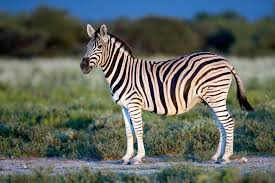
#> input picture tests/zebra.jpg, 275 x 183 px
$ jupyter execute --allow-errors 'train test.ipynb'
#> lines starting #> are read from the running program, lines starting #| are printed output that depends on the picture
[cell 1]
from sklearn.ensemble import RandomForestClassifier
import cv2 as cv
import matplotlib.pyplot as plt
import numpy as np
from image_process import appply_filter
import matplotlib.pyplot as mpl

[cell 2]
randomForestCls=RandomForestClassifier(n_estimators=100)

[cell 3]
X=[[3,3],[4,2],[5,1],[1,1],[2,1],[2,3]]
Y=[1,1,1,0,0,0]

[cell 4]
randomForestCls.fit(X, Y)

[cell 5]
randomForestCls.predict(X)

[cell 6]
X=[[1,5],[2,4],[7,7],[8,0]]
Y=[1,1,0,0]

[cell 7]
randomForestCls.fit(X, Y)

[cell 8]
randomForestCls.predict(X)

[cell 9]
randomForestCls.get_params()

[cell 10]
lmbda=60
theta=45
gamma=0.5
sigma=30
psi=np.pi/2
kernels=[cv.getGaborKernel((5, 5),sigma,theta,lmbda,gamma,psi,ktype=cv.CV_32F) for psi in (0,np.pi/2,np.pi)]

[cell 11]
fig,ax=plt.subplots(1,3,figsize=(15,15))
for i,j in enumerate(kernels):
    ax[i].imshow(j,cmap='gray')
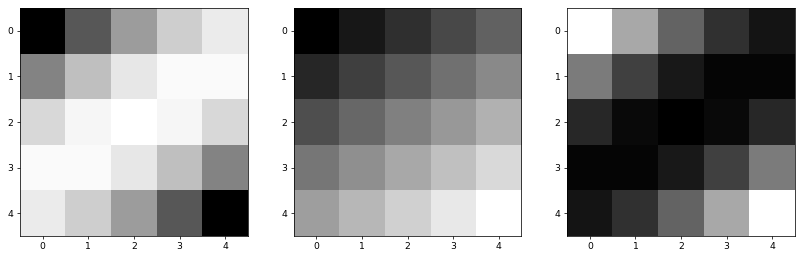
#> figure drawn by matplotlib, 3 panels

[cell 12]
im=cv.imread("zebra.jpg")
#> im is the input picture: shape (183, 275, 3); mean B, G, R 94.4, 102, 95
gray = cv.cvtColor(im, cv.COLOR_BGR2GRAY)
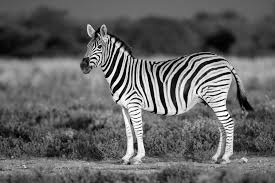
#> gray: shape (183, 275); min 0, max 255, mean 99
gray.shape
#> Out = (183, 275)

#> (a cell that did not finish here is left out)

[cell 14]
fig,ax=plt.subplots(1,3,figsize=(15,15))
#> (the rest of this cell did not finish here and is left out)

[cell 15]
plt.imshow(gray,cmap='gray')

#> (a cell that did not finish here is left out)

[cell 17]
def preprocess(img,size=(100,100)):
#> called with size = (100, 100)
    gray = cv.cvtColor(img, cv.COLOR_BGR2GRAY)
    resized=cv.resize(gray,size)
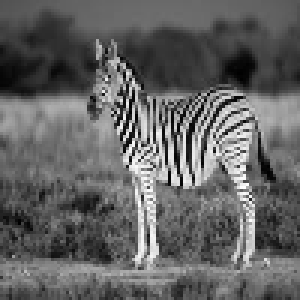
#> resized: shape (100, 100) (shown 3 times larger); min 1, max 254, mean 99
    clahe = cv.createCLAHE(clipLimit=2.0, tileGridSize=(8,8))
    normalized = clahe.apply(resized)
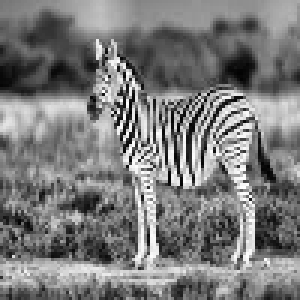
#> normalized: shape (100, 100) (shown 3 times larger); min 2, max 255, mean 122.9
    return normalized
img=preprocess(im)
mpl.imshow(img,cmap='gray');
